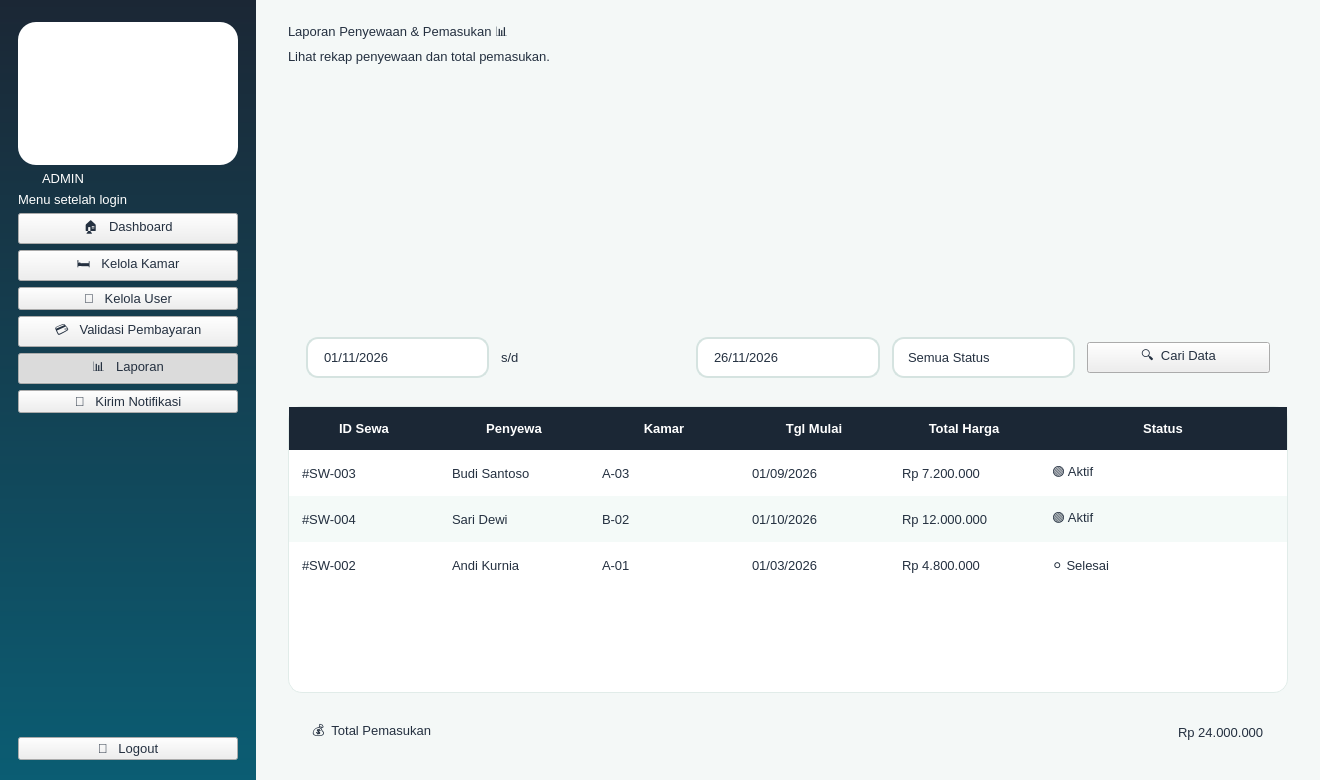
<?xml version="1.0" encoding="UTF-8"?>
<ui version="4.0">
 <class>Win_admin_laporan</class>
 <widget class="QMainWindow" name="Win_admin_laporan"><property name="geometry"><rect><x>0</x><y>0</y><width>1320</width><height>780</height></rect></property><property name="minimumSize"><size><width>1180</width><height>700</height></size></property><property name="windowTitle"><string>KOSTAY - Laporan</string></property><property name="styleSheet"><string notr="true">
* { font-family: 'Segoe UI', 'Inter', sans-serif; font-size: 10pt; color: #243040; }
QMainWindow, QWidget#centralwidget { background: #F4F8F7; }
QLabel { background: transparent; }
QCheckBox { background: transparent; spacing: 8px; }
QScrollArea { background: transparent; border: none; }

QFrame#loginShell { background: #FFFFFF; border-radius: 28px; }
QFrame#brandPanel { background: qlineargradient(x1:0,y1:0,x2:1,y2:1, stop:0 #E9F8F2, stop:1 #CDEFF2); border-top-left-radius: 28px; border-bottom-left-radius: 28px; }
QWidget#centralwidgetLogin { background: qlineargradient(x1:0,y1:0,x2:1,y2:1, stop:0 #1B2735, stop:0.55 #0B5D73, stop:1 #12A87B); }

QFrame#sidebarUser, QFrame#sidebarAdmin { background: qlineargradient(x1:0,y1:0,x2:0,y2:1, stop:0 #1B2735, stop:1 #0B5D73); }
QFrame#sidebarUser QLabel, QFrame#sidebarAdmin QLabel { color: #FFFFFF; }
QFrame#logoCard { background: #FFFFFF; border-radius: 18px; }
QLabel[role="roleBadge"] { background: #F7A823; color: #1B2735; border-radius: 10px; padding: 4px 12px; font-weight: 800; letter-spacing: 2px; }
QFrame#sidebarUser QLabel[role="roleBadge"], QFrame#sidebarAdmin QLabel[role="roleBadge"] { color: #1B2735; }
QLabel[role="menuHint"] { color: #9FC3CB; font-size: 9pt; }
QPushButton[nav="true"] { color: #CFE3E6; text-align: left; padding: 13px 18px; border: none; border-radius: 12px; font-weight: 600; background: transparent; }
QPushButton[nav="true"]:hover { background: rgba(255,255,255,0.10); color: #FFFFFF; }
QPushButton[nav="true"]:checked { background: qlineargradient(x1:0,y1:0,x2:1,y2:0, stop:0 #12A87B, stop:1 #2DBE7E); color: #FFFFFF; }
QPushButton[nav="logout"] { color: #FFD9A0; text-align: left; padding: 12px 18px; border: 1px solid rgba(247,168,35,0.7); border-radius: 12px; font-weight: 700; background: transparent; }
QPushButton[nav="logout"]:hover { background: #F7A823; color: #1B2735; }

QFrame[card="white"] { background: #FFFFFF; border: 1px solid #E1ECE9; border-radius: 18px; }
QFrame[card="mint"] { background: qlineargradient(x1:0,y1:0,x2:1,y2:1, stop:0 #E3F7EF, stop:1 #D2EEF3); border: none; border-radius: 18px; }
QFrame[card="green"] { background: qlineargradient(x1:0,y1:0,x2:1,y2:1, stop:0 #12A87B, stop:1 #2DBE7E); border-radius: 18px; }
QFrame[card="navy"] { background: qlineargradient(x1:0,y1:0,x2:1,y2:1, stop:0 #1B2735, stop:1 #0B5D73); border-radius: 18px; }
QFrame[card="orange"] { background: qlineargradient(x1:0,y1:0,x2:1,y2:1, stop:0 #F7A823, stop:1 #FFC857); border-radius: 18px; }
QFrame[card="teal"] { background: qlineargradient(x1:0,y1:0,x2:1,y2:1, stop:0 #0B5D73, stop:1 #12A87B); border-radius: 18px; }
QFrame[card="green"] QLabel, QFrame[card="navy"] QLabel, QFrame[card="teal"] QLabel { color: #FFFFFF; }
QFrame[card="orange"] QLabel { color: #1B2735; }

QLabel[role="title"] { font-size: 22pt; font-weight: 800; color: #1B2735; }
QLabel[role="subtitle"] { font-size: 10.5pt; color: #6B7B8C; }
QLabel[role="section"] { font-size: 13pt; font-weight: 700; color: #1B2735; }
QLabel[role="statlabel"] { font-size: 10pt; font-weight: 600; }
QLabel[role="statvalue"] { font-size: 22pt; font-weight: 800; }
QLabel[role="statsub"] { font-size: 9pt; }
QLabel[role="price"] { font-size: 14pt; font-weight: 800; color: #12A87B; }
QLabel[role="roomname"] { font-size: 12pt; font-weight: 700; color: #1B2735; }
QLabel[role="muted"] { color: #6B7B8C; }
QLabel[role="fieldlabel"] { font-weight: 600; color: #1B2735; }
QLabel[role="emoji"] { font-size: 40pt; }
QLabel[role="chip_mint"] { background: #DFF5EC; color: #0B6B55; border-radius: 12px; padding: 6px 12px; font-weight: 600; }
QLabel[role="chip_green"] { background: #12A87B; color: #FFFFFF; border-radius: 12px; padding: 5px 12px; font-weight: 700; }
QLabel[role="chip_orange"] { background: #FFF0D2; color: #A8680A; border-radius: 12px; padding: 5px 12px; font-weight: 700; }
QLabel[role="chip_navy"] { background: #E4EAF0; color: #1B2735; border-radius: 12px; padding: 5px 12px; font-weight: 700; }
QFrame[card="roomimg"] { background: qlineargradient(x1:0,y1:0,x2:1,y2:1, stop:0 #D9F3EA, stop:1 #BFE6EE); border-radius: 14px; border: none; }
QFrame[card="roomimg"] QLabel { color: #0B5D73; }

QPushButton[variant="primary"] { background: qlineargradient(x1:0,y1:0,x2:1,y2:0, stop:0 #0B5D73, stop:1 #12A87B); color: #FFFFFF; border: none; border-radius: 12px; padding: 11px 22px; font-weight: 700; }
QPushButton[variant="primary"]:hover { background: qlineargradient(x1:0,y1:0,x2:1,y2:0, stop:0 #0E7390, stop:1 #1FC490); }
QPushButton[variant="accent"] { background: #F7A823; color: #1B2735; border: none; border-radius: 12px; padding: 11px 22px; font-weight: 700; }
QPushButton[variant="accent"]:hover { background: #FFB93F; }
QPushButton[variant="danger"] { background: #FDECEC; color: #D64545; border: 1px solid #F5BCBC; border-radius: 12px; padding: 11px 22px; font-weight: 700; }
QPushButton[variant="danger"]:hover { background: #D64545; color: #FFFFFF; }
QPushButton[variant="ghost"] { background: transparent; color: #0B5D73; border: 1.5px solid #0B5D73; border-radius: 12px; padding: 10px 22px; font-weight: 700; }
QPushButton[variant="ghost"]:hover { background: #0B5D73; color: #FFFFFF; }
QPushButton[variant="link"] { background: transparent; color: #12A87B; border: none; font-weight: 700; }
QPushButton[variant="link"]:hover { color: #0B5D73; text-decoration: underline; }

QLineEdit, QComboBox, QSpinBox, QDateEdit, QTextEdit { background: #FFFFFF; border: 1.5px solid #D5E3E0; border-radius: 12px; padding: 10px 14px; selection-background-color: #12A87B; }
QLineEdit:focus, QComboBox:focus, QSpinBox:focus, QDateEdit:focus, QTextEdit:focus { border: 1.5px solid #12A87B; }
QComboBox::drop-down, QDateEdit::drop-down { border: none; width: 28px; }
QCheckBox::indicator { width: 18px; height: 18px; border-radius: 5px; border: 1.5px solid #12A87B; background: #FFFFFF; }
QCheckBox::indicator:checked { background: #12A87B; }

QTableWidget { background: #FFFFFF; border: 1px solid #E1ECE9; border-radius: 14px; gridline-color: transparent; alternate-background-color: #F4FAF8; selection-background-color: #D9F3EA; selection-color: #1B2735; }
QTableWidget::item { padding: 10px; border: none; }
QHeaderView::section { background: #1B2735; color: #FFFFFF; padding: 12px 10px; border: none; font-weight: 700; }
QListWidget { background: #FFFFFF; border: 1px solid #E1ECE9; border-radius: 14px; padding: 8px; }
QListWidget::item { padding: 14px; border-bottom: 1px solid #EEF3F2; border-radius: 10px; }
QListWidget::item:selected { background: #D9F3EA; color: #1B2735; }
QProgressBar { background: rgba(255,255,255,0.25); border: none; border-radius: 6px; }
QProgressBar::chunk { background: #F7A823; border-radius: 6px; }
QFrame[card="white"] QProgressBar { background: #E1ECE9; }
QFrame[card="white"] QProgressBar::chunk { background: #12A87B; }
QScrollBar:vertical { background: transparent; width: 10px; }
QScrollBar::handle:vertical { background: #BFD6D1; border-radius: 5px; min-height: 30px; }
QScrollBar::add-line:vertical, QScrollBar::sub-line:vertical { height: 0; }
</string></property>
<widget class="QWidget" name="centralwidget"><layout class="QHBoxLayout" name="lay568" stretch="0,1"><property name="spacing"><number>0</number></property><property name="leftMargin"><number>0</number></property><property name="topMargin"><number>0</number></property><property name="rightMargin"><number>0</number></property><property name="bottomMargin"><number>0</number></property><item>
<widget class="QFrame" name="sidebarAdmin"><property name="minimumSize"><size><width>256</width><height>0</height></size></property><property name="maximumSize"><size><width>256</width><height>16777215</height></size></property><layout class="QVBoxLayout" name="lay566"><property name="spacing"><number>6</number></property><property name="leftMargin"><number>18</number></property><property name="topMargin"><number>22</number></property><property name="rightMargin"><number>18</number></property><property name="bottomMargin"><number>20</number></property><item>
<widget class="QFrame" name="logoCard"><layout class="QVBoxLayout" name="lay562"><property name="spacing"><number>0</number></property><property name="leftMargin"><number>10</number></property><property name="topMargin"><number>10</number></property><property name="rightMargin"><number>10</number></property><property name="bottomMargin"><number>10</number></property><item>
<widget class="QLabel" name="label561"><property name="pixmap"><pixmap>images/logo.png</pixmap></property><property name="scaledContents"><bool>true</bool></property><property name="minimumSize"><size><width>176</width><height>123</height></size></property><property name="maximumSize"><size><width>176</width><height>123</height></size></property><property name="text"><string></string></property></widget>
</item>
</layout></widget>
</item>
<item>
<widget class="QLabel" name="label563"><property name="text"><string>ADMIN</string></property><property name="role" stdset="0"><string>roleBadge</string></property><property name="alignment"><set>Qt::AlignCenter</set></property><property name="maximumSize"><size><width>90</width><height>16777215</height></size></property></widget>
</item>
<item>
<widget class="QLabel" name="label564"><property name="text"><string>Menu setelah login</string></property><property name="role" stdset="0"><string>menuHint</string></property></widget>
</item>
<item>
<widget class="QPushButton" name="btnAdminDashboard"><property name="text"><string>🏠   Dashboard</string></property><property name="cursor"><cursorShape>PointingHandCursor</cursorShape></property><property name="nav" stdset="0"><string>true</string></property><property name="checkable"><bool>true</bool></property><property name="autoExclusive"><bool>true</bool></property></widget>
</item>
<item>
<widget class="QPushButton" name="btnAdminKamar"><property name="text"><string>🛏️   Kelola Kamar</string></property><property name="cursor"><cursorShape>PointingHandCursor</cursorShape></property><property name="nav" stdset="0"><string>true</string></property><property name="checkable"><bool>true</bool></property><property name="autoExclusive"><bool>true</bool></property></widget>
</item>
<item>
<widget class="QPushButton" name="btnAdminUser"><property name="text"><string>👥   Kelola User</string></property><property name="cursor"><cursorShape>PointingHandCursor</cursorShape></property><property name="nav" stdset="0"><string>true</string></property><property name="checkable"><bool>true</bool></property><property name="autoExclusive"><bool>true</bool></property></widget>
</item>
<item>
<widget class="QPushButton" name="btnAdminValidasi"><property name="text"><string>💳   Validasi Pembayaran</string></property><property name="cursor"><cursorShape>PointingHandCursor</cursorShape></property><property name="nav" stdset="0"><string>true</string></property><property name="checkable"><bool>true</bool></property><property name="autoExclusive"><bool>true</bool></property></widget>
</item>
<item>
<widget class="QPushButton" name="btnAdminLaporan"><property name="text"><string>📊   Laporan</string></property><property name="cursor"><cursorShape>PointingHandCursor</cursorShape></property><property name="nav" stdset="0"><string>true</string></property><property name="checkable"><bool>true</bool></property><property name="autoExclusive"><bool>true</bool></property><property name="checked"><bool>true</bool></property></widget>
</item>
<item>
<widget class="QPushButton" name="btnAdminNotif"><property name="text"><string>🔔   Kirim Notifikasi</string></property><property name="cursor"><cursorShape>PointingHandCursor</cursorShape></property><property name="nav" stdset="0"><string>true</string></property><property name="checkable"><bool>true</bool></property><property name="autoExclusive"><bool>true</bool></property></widget>
</item>
<item><spacer name="sp565"><property name="orientation"><enum>Qt::Vertical</enum></property><property name="sizeHint" stdset="0"><size><width>20</width><height>40</height></size></property></spacer></item>
<item>
<widget class="QPushButton" name="btnAdminLogout"><property name="text"><string>🚪   Logout</string></property><property name="cursor"><cursorShape>PointingHandCursor</cursorShape></property><property name="nav" stdset="0"><string>logout</string></property></widget>
</item>
</layout></widget>
</item>
<item>
<widget class="QWidget" name="content567"><layout class="QVBoxLayout" name="lay560"><property name="spacing"><number>16</number></property><property name="leftMargin"><number>32</number></property><property name="topMargin"><number>22</number></property><property name="rightMargin"><number>32</number></property><property name="bottomMargin"><number>24</number></property><item><layout class="QHBoxLayout" name="lay559"><property name="spacing"><number>12</number></property><property name="leftMargin"><number>0</number></property><property name="topMargin"><number>0</number></property><property name="rightMargin"><number>0</number></property><property name="bottomMargin"><number>0</number></property><item><layout class="QVBoxLayout" name="lay556"><property name="spacing"><number>4</number></property><property name="leftMargin"><number>0</number></property><property name="topMargin"><number>0</number></property><property name="rightMargin"><number>0</number></property><property name="bottomMargin"><number>0</number></property><item>
<widget class="QLabel" name="label553"><property name="text"><string>Laporan Penyewaan &amp; Pemasukan 📊</string></property><property name="role" stdset="0"><string>title</string></property></widget>
</item>
<item>
<widget class="QLabel" name="label554"><property name="text"><string>Lihat rekap penyewaan dan total pemasukan.</string></property><property name="role" stdset="0"><string>subtitle</string></property></widget>
</item>
<item><spacer name="sp555"><property name="orientation"><enum>Qt::Vertical</enum></property><property name="sizeHint" stdset="0"><size><width>20</width><height>4</height></size></property></spacer></item>
</layout></item>
<item><spacer name="sp557"><property name="orientation"><enum>Qt::Horizontal</enum></property><property name="sizeHint" stdset="0"><size><width>20</width><height>20</height></size></property></spacer></item>
<item>
<widget class="QLabel" name="label558"><property name="pixmap"><pixmap>images/mascot_4.png</pixmap></property><property name="scaledContents"><bool>true</bool></property><property name="minimumSize"><size><width>76</width><height>110</height></size></property><property name="maximumSize"><size><width>76</width><height>110</height></size></property><property name="text"><string></string></property></widget>
</item>
</layout></item>
<item>
<widget class="QFrame" name="cardLaporanFilter"><property name="card" stdset="0"><string>white</string></property><layout class="QVBoxLayout" name="lay549"><property name="spacing"><number>10</number></property><property name="leftMargin"><number>18</number></property><property name="topMargin"><number>12</number></property><property name="rightMargin"><number>18</number></property><property name="bottomMargin"><number>12</number></property><item><layout class="QHBoxLayout" name="lay548"><property name="spacing"><number>12</number></property><property name="leftMargin"><number>0</number></property><property name="topMargin"><number>0</number></property><property name="rightMargin"><number>0</number></property><property name="bottomMargin"><number>0</number></property><item>
<widget class="QDateEdit" name="dateDari"><property name="calendarPopup"><bool>true</bool></property><property name="displayFormat"><string>dd/MM/yyyy</string></property><property name="date"><date><year>2026</year><month>11</month><day>1</day></date></property></widget>
</item>
<item>
<widget class="QLabel" name="label547"><property name="text"><string>s/d</string></property><property name="role" stdset="0"><string>muted</string></property></widget>
</item>
<item>
<widget class="QDateEdit" name="dateSampai"><property name="calendarPopup"><bool>true</bool></property><property name="displayFormat"><string>dd/MM/yyyy</string></property><property name="date"><date><year>2026</year><month>11</month><day>26</day></date></property></widget>
</item>
<item>
<widget class="QComboBox" name="cmbStatusLaporan"><item><property name="text"><string>Semua Status</string></property></item>
<item><property name="text"><string>Aktif</string></property></item>
<item><property name="text"><string>Selesai</string></property></item>
</widget>
</item>
<item>
<widget class="QPushButton" name="btnCariLaporan"><property name="text"><string>🔍  Cari Data</string></property><property name="cursor"><cursorShape>PointingHandCursor</cursorShape></property><property name="variant" stdset="0"><string>primary</string></property></widget>
</item>
</layout></item>
</layout></widget>
</item>
<item>
<widget class="QTableWidget" name="tblLaporan"><property name="alternatingRowColors"><bool>true</bool></property><property name="editTriggers"><set>QAbstractItemView::NoEditTriggers</set></property><property name="selectionBehavior"><enum>QAbstractItemView::SelectRows</enum></property><property name="showGrid"><bool>false</bool></property><attribute name="horizontalHeaderStretchLastSection"><bool>true</bool></attribute><attribute name="horizontalHeaderDefaultSectionSize"><number>150</number></attribute><attribute name="verticalHeaderDefaultSectionSize"><number>46</number></attribute><attribute name="verticalHeaderVisible"><bool>false</bool></attribute><row/><row/><row/><column><property name="text"><string>ID Sewa</string></property></column><column><property name="text"><string>Penyewa</string></property></column><column><property name="text"><string>Kamar</string></property></column><column><property name="text"><string>Tgl Mulai</string></property></column><column><property name="text"><string>Total Harga</string></property></column><column><property name="text"><string>Status</string></property></column><item row="0" column="0"><property name="text"><string>#SW-003</string></property></item>
<item row="0" column="1"><property name="text"><string>Budi Santoso</string></property></item>
<item row="0" column="2"><property name="text"><string>A-03</string></property></item>
<item row="0" column="3"><property name="text"><string>01/09/2026</string></property></item>
<item row="0" column="4"><property name="text"><string>Rp 7.200.000</string></property></item>
<item row="0" column="5"><property name="text"><string>🟢 Aktif</string></property></item>
<item row="1" column="0"><property name="text"><string>#SW-004</string></property></item>
<item row="1" column="1"><property name="text"><string>Sari Dewi</string></property></item>
<item row="1" column="2"><property name="text"><string>B-02</string></property></item>
<item row="1" column="3"><property name="text"><string>01/10/2026</string></property></item>
<item row="1" column="4"><property name="text"><string>Rp 12.000.000</string></property></item>
<item row="1" column="5"><property name="text"><string>🟢 Aktif</string></property></item>
<item row="2" column="0"><property name="text"><string>#SW-002</string></property></item>
<item row="2" column="1"><property name="text"><string>Andi Kurnia</string></property></item>
<item row="2" column="2"><property name="text"><string>A-01</string></property></item>
<item row="2" column="3"><property name="text"><string>01/03/2026</string></property></item>
<item row="2" column="4"><property name="text"><string>Rp 4.800.000</string></property></item>
<item row="2" column="5"><property name="text"><string>⚪ Selesai</string></property></item>
</widget>
</item>
<item>
<widget class="QFrame" name="cardTotalMasuk"><property name="card" stdset="0"><string>green</string></property><layout class="QHBoxLayout" name="lay552"><property name="spacing"><number>10</number></property><property name="leftMargin"><number>24</number></property><property name="topMargin"><number>12</number></property><property name="rightMargin"><number>24</number></property><property name="bottomMargin"><number>12</number></property><item>
<widget class="QLabel" name="label550"><property name="text"><string>💰  Total Pemasukan</string></property><property name="role" stdset="0"><string>statlabel</string></property></widget>
</item>
<item><spacer name="sp551"><property name="orientation"><enum>Qt::Horizontal</enum></property><property name="sizeHint" stdset="0"><size><width>20</width><height>20</height></size></property></spacer></item>
<item>
<widget class="QLabel" name="lblTotalMasukValue"><property name="text"><string>Rp 24.000.000</string></property><property name="role" stdset="0"><string>statvalue</string></property></widget>
</item>
</layout></widget>
</item>
</layout></widget>
</item>
</layout></widget>
</widget>
 <resources/>
 <connections/>
</ui>
